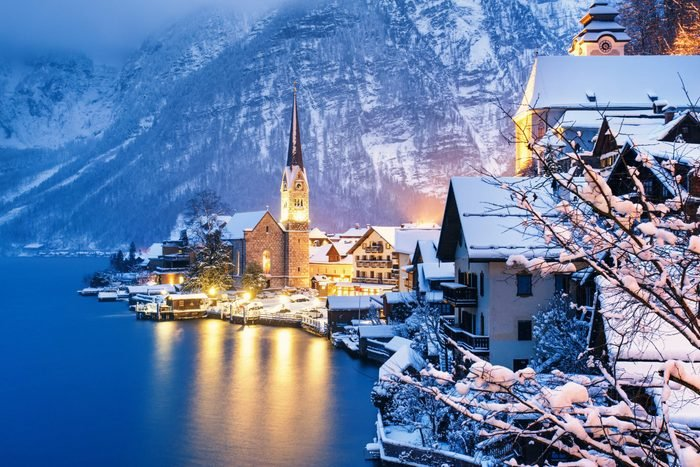
#> input picture assignment-26-2/snowy gif/input/village-scaled.jpg, 700 x 467 px
$ jupyter execute 'Snowy gif 1.ipynb'
#> lines starting #> are read from the running program, lines starting #| are printed output that depends on the picture; after the words box and inside, x2 and y2 are one past the last pixel; in counts of white or black regions, pixels touching at a corner belong together
[cell 1]
import random
import numpy as np
import cv2
import matplotlib.pyplot as plt
import imageio
import os

[cell 2]
image = cv2.imread('input/village-scaled.jpg')
#> image is the input picture: shape (467, 700, 3); mean B, G, R 164.7, 125.6, 103

[cell 3]
row , col , _= image.shape
#> row = 467; col = 700
snow_x_list = []
snow_y_list = []
snow_radius_list = []


for i in range(0,500):
    random_x = random.randint(-1000,row)
    random_y = random.randint(-1000,col)
    random_radius = random.randint(2,3)
    snow = cv2.circle(image,(random_y,random_x) ,random_radius, (255, 255, 255),-1)
    snow_x_list.append(random_x)
    snow_y_list.append(random_y)
    snow_radius_list.append(random_radius)
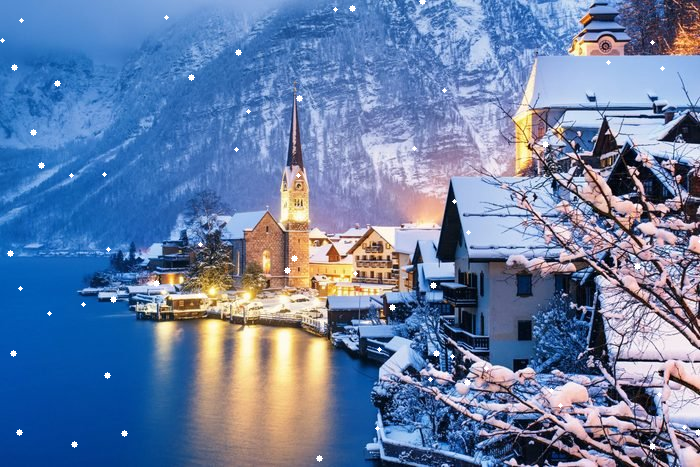
#> image: shape (467, 700, 3); 0.37% of pixels changed, all inside (x1, y1, x2, y2) = (0, 0, 700, 462)
#> after the loop, snow_radius_list = 500 values, max 3 at index 0, min 2 at index 3, mean 2.51; snow_x_list = 500 values, max 465 at index 79, min -1000 at index 261, mean -269.5; snow_y_list = 500 values, max 700 at index 49, min -997 at index 252, mean -185.9

counter = 1
a = 100
for k in range(0,100):
    image = cv2.imread('input/village-scaled.jpg')
    for j in range(0,500):
        snow = cv2.circle(image,(snow_y_list[j],snow_x_list[j]+counter) ,snow_radius_list[j], (255, 255, 255),-1)
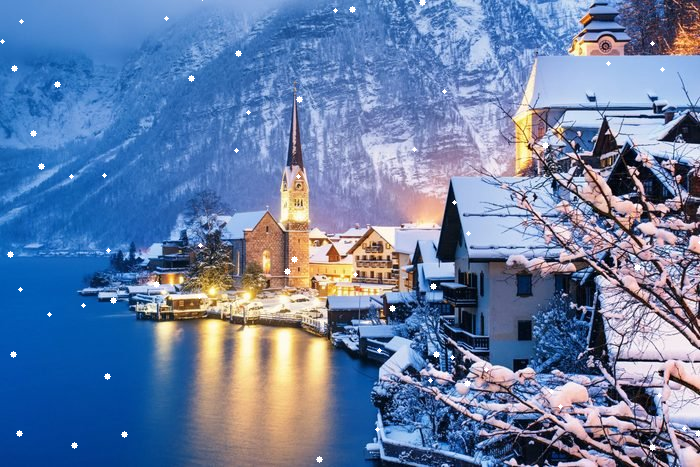
#> image: shape (467, 700, 3); 0.38% of pixels changed, all inside (x1, y1, x2, y2) = (0, 0, 700, 463)
    a += 1
    counter += 10
    cv2.imwrite(f'output/img{a}.jpg',image)

[cell 4]
plt.imshow(cv2.cvtColor(image, cv2.COLOR_BGR2RGB))

files = os.listdir('output')
images=[]

for i in range (len(files)):
    image=imageio.imread('output/'+files[i])
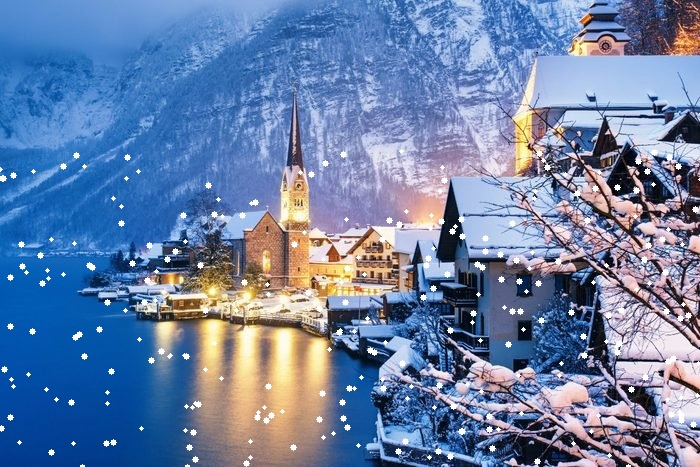
#> input picture assignment-26-2/snowy gif/output/img.jpg, 700 x 467 px
#> image is the input picture: shape (467, 700, 3); mean R, G, B 105.8, 128.1, 166.4
    images.append(image)

imageio.mimsave('mygif.gif',images)
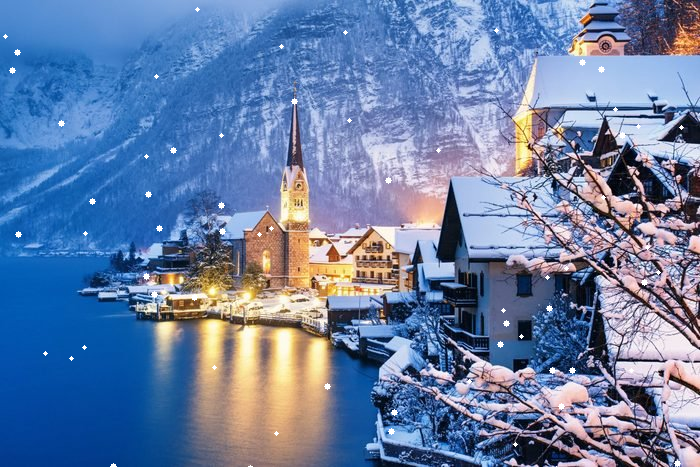
#> shown: shape (467, 700, 3); mean R, G, B 103.6, 126.1, 165.1
